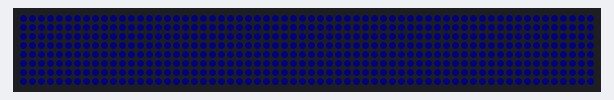
Bench run of a sketch on a simulated Arduino Uno, built with avr-gcc and run on an emulated ATmega328P. Shown: 64×8 RGB LED matrix (first LED top left, wired row by row). Dim RGB values are drawn brighter than linear.

Above: at 1.1 s.
At 6.2 s:
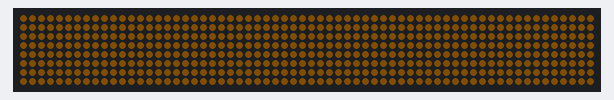
At 9.2 s:
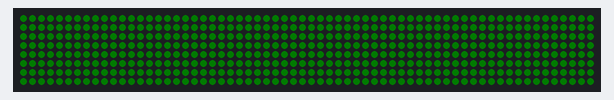
At 23.4 s:
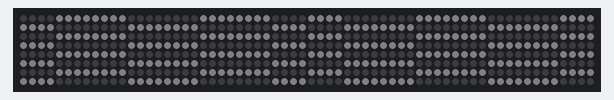
At 39.0 s:
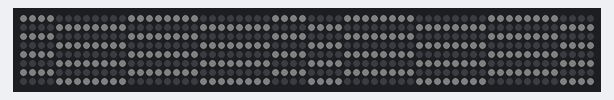

Measured:
- what the display in image 0 shows lasts 1.1 s, from 1.0 s to 2.1 s
- what the display in image 1 shows lasts 3.0 s, from 6.1 s to 9.1 s
- what the display in image 3 shows lasts 0.6 s, from 23.4 s to 24.0 s

The sketch:

LED_MATRIX_SAMPLE.ino
```cpp
#include <FastLED.h>

#define LED_PIN     2
#define WIDTH       64
#define HEIGHT      8
#define NUM_LEDS    (WIDTH * HEIGHT)
#define BRIGHTNESS  5

CRGB leds[NUM_LEDS];

// Helper function for serpentine index mapping
int getSerpentineIndex(int x, int y) {
  if (x % 2 == 0) {
    // Even columns: top to bottom
    return x * HEIGHT + y;
  } else {
    // Odd columns: bottom to top
    return x * HEIGHT + (HEIGHT - 1 - y);
  }
}

void setup() {
    delay(1000); // Give time for the Serial Monitor to open

    FastLED.addLeds<WS2812B, LED_PIN, GRB>(leds, NUM_LEDS);
    FastLED.setBrightness(BRIGHTNESS);  // 👈 Lower brightness to save power or reduce heat
    FastLED.clear();
    FastLED.show();
}

void loop() {
    // Flash sequence before checkered flag
    fill_solid(leds, NUM_LEDS, CRGB::Blue);
    FastLED.show();
    delay(1000);

    fill_solid(leds, NUM_LEDS, CRGB::Black);
    FastLED.show();
    delay(1000);

    fill_solid(leds, NUM_LEDS, CRGB::Red);
    FastLED.show();
    delay(3000);

    fill_solid(leds, NUM_LEDS, CRGB::Orange);
    FastLED.show();
    delay(3000);


    fill_solid(leds, NUM_LEDS, CRGB::Green);
    FastLED.show();
    delay(3000);

    // 🏁 flag animation
    while (true) {
        for (int frame = 0; frame < 2; frame++) {

            for (int y = 0; y < HEIGHT; y++) {
                for (int x = 0; x < WIDTH; x++) {
                    int index = getSerpentineIndex(x, y);  // 🐍 use serpentine indexing!

                    if ((((x / 4) + (y / 4) + frame) % 2) == 0) {
                        leds[index] = CRGB::Black;
                    } else {
                        leds[index] = CRGB::White;
                    }
                }
            }
            FastLED.show();
            delay(600);
        }
    }
}
```
